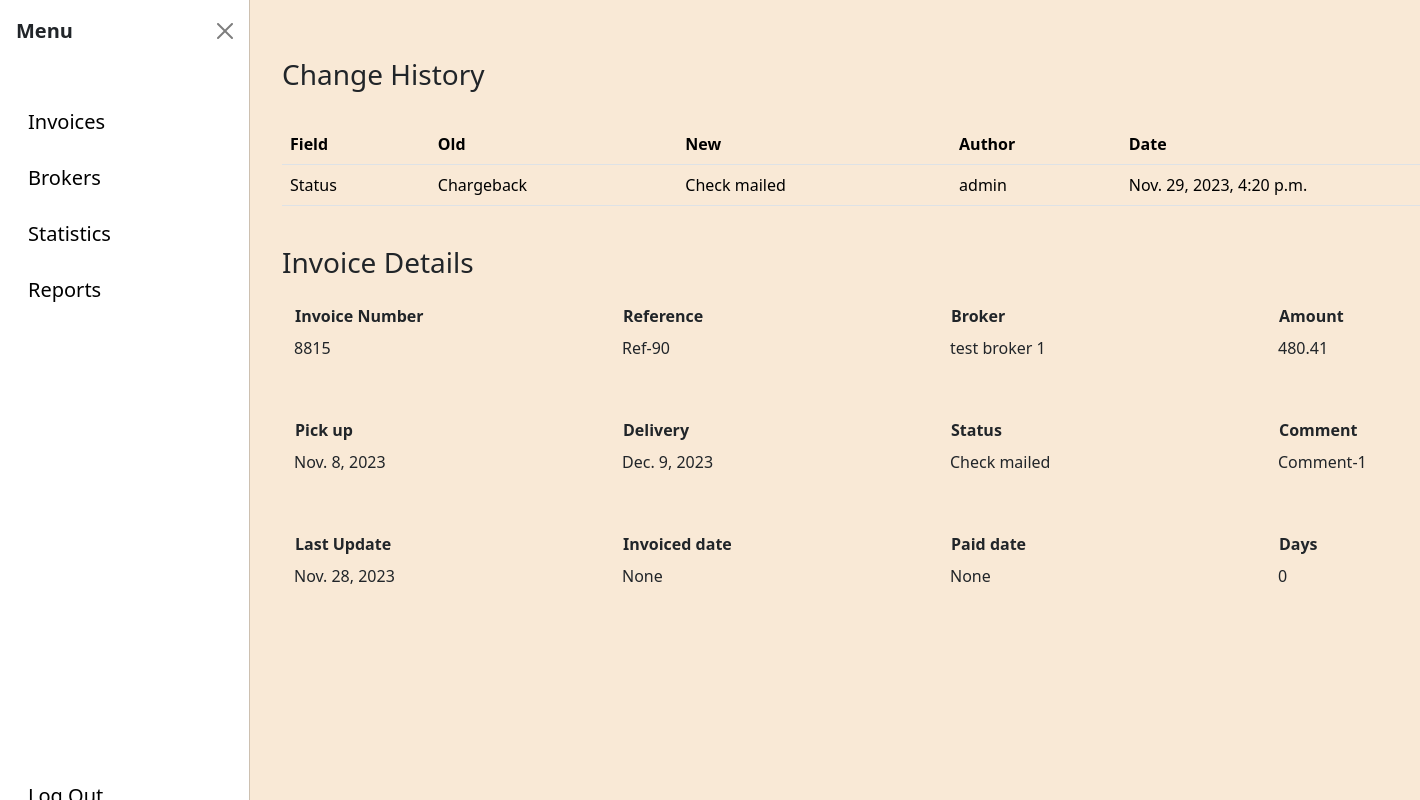
The app's page /invoices/invoice-detail/96 with its own data.
### invoices/models.py (models this page shows, shortened)
class InvoiceChangeHistory(models.Model):
    field = models.CharField(max_length=100)
    old = models.CharField(max_length=100)
    new = models.CharField(max_length=100)
    user = models.ForeignKey(User, on_delete=models.CASCADE)
    invoice = models.ForeignKey(Invoice, on_delete=models.CASCADE)
    date = models.DateTimeField(auto_now_add=True, null=True, blank=True)

class Invoice(models.Model):
    invoice_number = models.BigIntegerField()
    reference = models.CharField(max_length=250)
    broker = models.ForeignKey(Broker, on_delete=models.SET_NULL, null=True, blank=True)
    pick_up = models.DateField()
    delivery = models.DateField()
    amount = models.DecimalField(max_digits=10, decimal_places=2)
    status = models.ForeignKey(Status, on_delete=models.SET_NULL, null=True, blank=True)
    comment = models.CharField(max_length=255)
    last_update = models.DateField()
    invoiced_date = models.DateField(null=True, blank=True)
    paid_date = models.DateField(null=True, blank=True)
    days_since_invoiced = models.IntegerField(null=True, blank=True)

class Status(models.Model):
    name = models.CharField(max_length=250)

### brokers/models.py (models this page shows, shortened)
class Broker(models.Model):
    company = models.CharField(max_length=150, null=False, blank=False)
    postal = models.BigIntegerField(null=False, blank=False)
    state = models.CharField(max_length=50, null=False, blank=False)
    status = models.ForeignKey(Status, on_delete=models.CASCADE, null=False, blank=False)
    mc_number = models.BigIntegerField(null=False, blank=False)
    city = models.CharField(max_length=100, null=False, blank=False)
    phone_number = models.CharField(max_length=20, null=False, blank=False)

### invoices/views.py (the view)
# urls.py: path('invoice-detail/<int:pk>', InvoiceDetailView.as_view(), name='invoice-detail'),
class InvoiceDetailView(View):
    def get(self, request, pk):
        invoice_instance = get_object_or_404(Invoice, pk=pk)
        history = InvoiceChangeHistory.objects.filter(invoice=invoice_instance).all()
        context = {
            "invoice": invoice_instance,
            "history": history,
        }
        return render(request, 'invoices/invoice_detail.html', context)

### invoices/templates/invoices/invoice_detail.html (shortened to what this page needs)
{% extends "base.html" %}
{% block content %}
<div class="container">
    {% if history %}
        <h3>Change History</h3> <br>
        <table class="table table-hover">
            <thead>
                <th>Field</th>
                <th>Old</th>
                <th>New</th>
                <th>Author</th>
                <th>Date</th>
            </thead>
            <tbody>
                {% for activity in history %}
                    <tr>
                        <td>{{ activity.field }}</td>
                        <td>{{ activity.old }}</td>
                        <td>{{ activity.new }}</td>
                        <td>{{ activity.user }}</td>
                        <td>{{ activity.date }}</td>
                    </tr>
                {% endfor %}
            </tbody>
        </table>
    {% endif %}
    <br>
    <h3>Invoice Details</h3>
<div class="invoice-items">
        <div class="form-floating mb-3">
            <label for="invoice_number"><b>Invoice Number</b></label><br>
            <input type="email" readonly class="form-control-plaintext" id="floatingPlaintextInput" placeholder="{{ invoice.invoice_number }}" value="{{ invoice.invoice_number }}">
        </div>
        <div class="form-floating mb-3">
            <label for="reference"><b>Reference</b></label><br>
            <input type="email" readonly class="form-control-plaintext" id="floatingPlaintextInput" placeholder="{{ invoice.reference }}" value="{{ invoice.reference }}">
        </div>
        <div class="form-floating mb-3">
            <label for="broker"><b>Broker</b></label><br>
            <input type="email" readonly class="form-control-plaintext" id="floatingPlaintextInput" placeholder="{{ invoice.broker.company }}" value="{{ invoice.broker.company }}">
        </div>
        <div class="form-floating mb-3">
            <label for="amount"><b>Amount</b></label><br>
            <input type="email" readonly class="form-control-plaintext" id="floatingPlaintextInput" placeholder="{{ invoice.amount }}" value="{{ invoice.amount }}">
        </div>
        <div class="form-floating mb-3">
            <label for="pick_up"><b>Pick up</b></label><br>
            <input type="email" readonly class="form-control-plaintext" id="floatingPlaintextInput" placeholder="{{ invoice.pick_up }}" value="{{ invoice.pick_up }}">
        </div>
        <div class="form-floating mb-3">
            <label for="delivery"><b>Delivery</b></label><br>
            <input type="email" readonly class="form-control-plaintext" id="floatingPlaintextInput" placeholder="{{ invoice.delivery }}" value="{{ invoice.delivery }}">
        </div>
        <div class="form-floating mb-3">
            <label for="status"><b>Status</b></label><br>
            <input type="email" readonly class="form-control-plaintext" id="floatingPlaintextInput" placeholder="{{ invoice.status.name }}" value="{{ invoice.status.name }}">
        </div>
        <div class="form-floating mb-3">
            <label for="comment"><b>Comment</b></label><br>
            <input type="email" readonly class="form-control-plaintext" id="floatingPlaintextInput" placeholder="{{ invoice.comment }}" value="{{ invoice.comment }}">
        </div>
        <div class="form-floating mb-3">
            <label for="last_update"><b>Last Update</b></label><br>
            <input type="email" readonly class="form-control-plaintext" id="floatingPlaintextInput" placeholder="{{ invoice.last_update }}" value="{{ invoice.last_update }}">
        </div>
        <div class="form-floating mb-3">
            <label for="invoiced_date"><b>Invoiced date</b></label><br>
            <input type="email" readonly class="form-control-plaintext" id="floatingPlaintextInput" placeholder="{{ invoice.invoiced_date }}" value="{{ invoice.invoiced_date }}">
        </div>
        <div class="form-floating mb-3">
            <label for="paid_date"><b>Paid date</b></label><br>
            <input type="email" readonly class="form-control-plaintext" id="floatingPlaintextInput" placeholder="{{ invoice.paid_date }}" value="{{ invoice.paid_date }}">
        </div>
        <div class="form-floating mb-3">
            <label for="days"><b>Days</b></label><br>
            <input type="email" readonly class="form-control-plaintext" id="floatingPlaintextInput" placeholder="{{ invoice.days_since_invoiced }}" value="{{ invoice.days_since_invoiced }}">
        </div>
</div>
</div>
{% endblock content %}

### static/main.css (style rules this page uses)
.container { margin-left: auto; }
.container.offcanvas-open { margin-left: 270px; transition: margin-left 0.9s ease ; }
body { background-color: #f9e9d6; }
tbody, td, tfoot, th, thead, tr { background-color: transparent !important; }
.invoice-items { display: grid; grid-template-columns: repeat(4, 1fr); gap: 16px; }

### records on screen
InvoiceChangeHistory: field "Status", old "Chargeback", new "Check mailed", user "admin", date "Nov. 29, 2023, 4:20 p.m."
Invoice: invoice_number "8815", reference "Ref-90", broker.company "test broker 1", amount "480.41", pick_up "Nov. 8, 2023", delivery "Dec. 9, 2023", status.name "Check mailed", comment "Comment-1", last_update "Nov. 28, 2023", invoiced_date "None", paid_date "None", days_since_invoiced "0"
